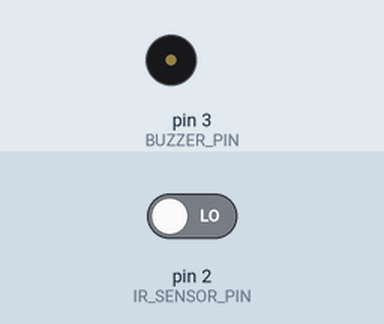
This sketch was run on a simulated Arduino Uno, built with avr-gcc and run on an emulated ATmega328P. Shown: buzzer (waves = sounding, pin HIGH). Inputs (shaded band) come from the test bench; at power-on: pin 2 (IR_SENSOR_PIN) LOW. What the sketch prints to the serial monitor is not drawn.

Above: at 1.2 s.
1.3 s: pin 2 (IR_SENSOR_PIN) driven HIGH
At 3.8 s:
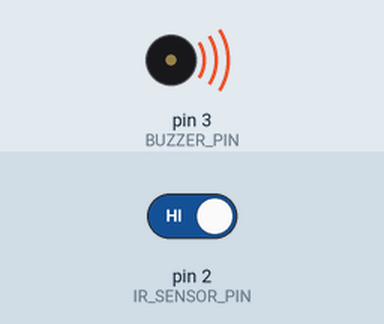
4.3 s: pin 2 (IR_SENSOR_PIN) driven LOW
At 4.8 s:
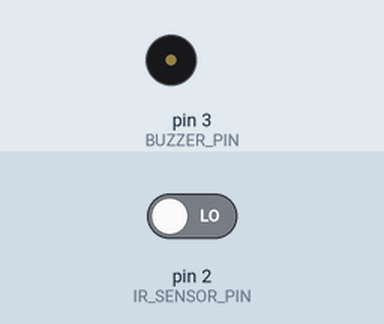
Timing chart, 0 to 7.3 s (numbered marks = the images above; inputs shaded):
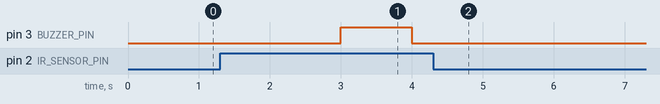

The sketch:

Accident_Avoidance_System.ino
```cpp
#define IR_SENSOR_PIN 2
#define BUZZER_PIN 3

void setup() {
  pinMode(IR_SENSOR_PIN, INPUT);
  pinMode(BUZZER_PIN, OUTPUT);

  Serial.begin(9600);  // Initialize Serial communication
}

void loop() {
  int irValue = digitalRead(IR_SENSOR_PIN);
  int consecutiveDetections = 0;

  // Check for continuous detection for 1 second
  for (int i = 0; i < 1000 / 100; i++) {
    delay(100);
    if (digitalRead(IR_SENSOR_PIN) == HIGH) {
      consecutiveDetections++;
    } else {
      consecutiveDetections = 0;
    }

    // If continuously detected for 1 second, activate the buzzer and print the sum
    if (consecutiveDetections >= 10) {
      digitalWrite(BUZZER_PIN, HIGH);  // Turn on the buzzer
      delay(1000);  // Buzzer ON time (adjust as needed)
      digitalWrite(BUZZER_PIN, LOW);   // Turn off the buzzer
      delay(1000);  // Buzzer OFF time (adjust as needed)

      // Print the sum of consecutive detections to the Serial Monitor
      Serial.print("Alert message ! - You are in drowsiness ");
     // Serial.println(consecutiveDetections);

      break;
    }
  }
}
```

Measured:
- after the input at 1.3 s, pin 3 (BUZZER_PIN): LOW → HIGH after 1.7 s, → LOW 1.0 s later
- after the input at 4.3 s, pin 3 (BUZZER_PIN): stops changing and stays LOW
